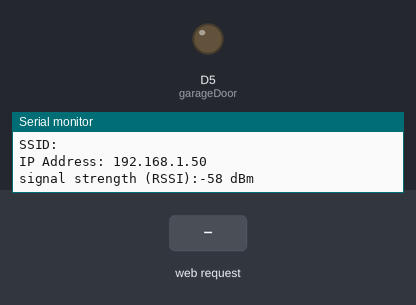
The sketch below on a simulated Arduino MKR. Parts: output pins drawn as LEDs (lit = HIGH), the last lines printed to the serial monitor. The inputs (shaded band) are chosen by the test bench. WiFi joins after 1.5 s; servers stay silent unless stated.

Above: at 12.7 s.
12.8 s: HTTP request GET /5/on received
At 14.3 s:
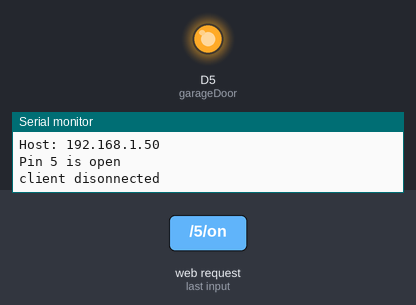
15.3 s: HTTP request GET /5/off received
At 16.1 s:
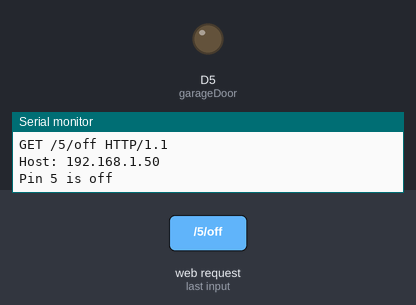
Timing chart, 0 to 18.3 s (numbered marks = the images above; inputs shaded):
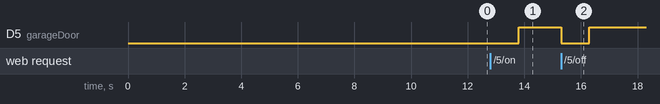

Measured:
- after the input at 12.8 s, D5 (garageDoor): LOW → HIGH after 1.0 s
- after the input at 15.3 s, D5 (garageDoor): HIGH → LOW at once, → HIGH 1.0 s later

The sketch:

garagedoor.ino
```cpp
#include <SPI.h>
#include <WiFiNINA.h>

char ssid[] = "";      // your network SSID (name)
char pass[] = "";   // your network password
int keyIndex = 0;                 // your network key Index number (needed only for WEP)

int status = WL_IDLE_STATUS;

String readString;
String header;
int garageDoor = 5;
String outputState = "Closed";
WiFiServer server(80);

void setup() {
   pinMode(garageDoor, OUTPUT);
   digitalWrite(garageDoor, LOW);
  //Initialize serial and wait for port to open:
  Serial.begin(9600);
  while (!Serial) {
    ; // wait for serial port to connect. Needed for Leonardo only
  }

  // check for the presence of the shield:
  if (WiFi.status() == WL_NO_SHIELD) {
    Serial.println("WiFi shield not present");
    // don't continue:
    while(true);
  }

  String fv = WiFi.firmwareVersion();
  if( fv != "1.1.0" )
    Serial.println("Please upgrade the firmware");

  // attempt to connect to Wifi network:
  while ( status != WL_CONNECTED) {
    Serial.print("Attempting to connect to SSID: ");
    Serial.println(ssid);
    // Connect to WPA/WPA2 network. Change this line if using open or WEP network:
    status = WiFi.begin(ssid, pass);

    // wait 10 seconds for connection:
    delay(10000);
  }
  server.begin();
  // you're connected now, so print out the status:
  printWifiStatus();
}


void loop() {
  // listen for incoming clients
  WiFiClient client = server.available();
  if (client) {
    Serial.println("new client");
    // an http request ends with a blank line
    boolean currentLineIsBlank = true;
    while (client.connected()) {
      if (client.available()) {
        char c = client.read();
        Serial.write(c);
        readString += c;
        // if you've gotten to the end of the line (received a newline
        // character) and the line is blank, the http request has ended,
        // so you can send a reply
        if (c == '\n' && currentLineIsBlank) {
             // send a standard http response header
             client.println("HTTP/1.1 200 OK");
             client.println("Content-Type: text/html");
             client.println();

             if (readString.indexOf("GET /5/on") >= 0)
             {
                 Serial.println("Pin 5 is open");
                 outputState = "Open";
                 digitalWrite(garageDoor,LOW);
                 delay(1000);
                 digitalWrite(garageDoor,HIGH);
             }else if (readString.indexOf("GET /5/off") >= 0) {
                 Serial.println("Pin 5 is off");
                 outputState = "Open";
                 digitalWrite(garageDoor, LOW);
                 delay(1000);
                 digitalWrite(garageDoor,HIGH);
             }

             client.println("<!DOCTYPE html><html>");
             client.println("<head><meta name=\"viewport\" content=\"width=device-width, initial-scale=1\">");
             client.println("<link rel=\"icon\" href=\"data:,\">");

             client.println("<style>html { font-family: Helvetica; display: inline-block; margin: 0px auto; text-align: center;}");
             client.println(".button { background-color: #195B6A; border: none; color: white; padding: 16px 40px;");
             client.println("text-decoration: none; font-size: 30px; margin: 2px; cursor: pointer;}");
             client.println(".button2 {background-color: #77878A;}</style></head>");
             client.println("<h1>Garage Door Opener</h1>");

              if (outputState=="Closed") {
                client.println("<p><a href=\"/5/on\"><button class=\"button\">OPEN</button></a></p>");
              }
              else {
                client.println("<p><a href=\"/5/off\"><button class=\"button button2\">OPEN</button></a></p>");
              }
             client.println("</BODY>");
             client.println("</html>");
             break;
          }
        if (c == '\n') {
          // you're starting a new line
          currentLineIsBlank = true;
        }
        else if (c != '\r') {
          // you've gotten a character on the current line
          currentLineIsBlank = false;
        }
      }
    }
    // give the web browser time to receive the data
    delay(1);
    readString = "";
    // close the connection:
    client.stop();
    Serial.println("client disonnected");
  }
}


void printWifiStatus() {
  // print the SSID of the network you're attached to:
  Serial.print("SSID: ");
  Serial.println(WiFi.SSID());

  // print your WiFi shield's IP address:
  IPAddress ip = WiFi.localIP();
  Serial.print("IP Address: ");
  Serial.println(ip);

  // print the received signal strength:
  long rssi = WiFi.RSSI();
  Serial.print("signal strength (RSSI):");
  Serial.print(rssi);
  Serial.println(" dBm");
}
```
